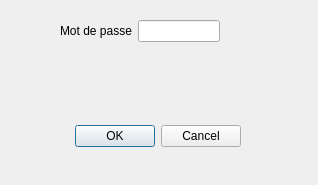
<?xml version="1.0" encoding="UTF-8"?>
<ui version="4.0">
 <class>Dialog</class>
 <widget class="QDialog" name="Dialog">
  <property name="geometry">
   <rect>
    <x>0</x>
    <y>0</y>
    <width>318</width>
    <height>185</height>
   </rect>
  </property>
  <property name="windowTitle">
   <string>Dialog</string>
  </property>
  <widget class="QDialogButtonBox" name="buttonBox">
   <property name="geometry">
    <rect>
     <x>-100</x>
     <y>120</y>
     <width>341</width>
     <height>32</height>
    </rect>
   </property>
   <property name="orientation">
    <enum>Qt::Horizontal</enum>
   </property>
   <property name="standardButtons">
    <set>QDialogButtonBox::Cancel|QDialogButtonBox::Ok</set>
   </property>
  </widget>
  <widget class="QWidget" name="formLayoutWidget">
   <property name="geometry">
    <rect>
     <x>60</x>
     <y>20</y>
     <width>160</width>
     <height>95</height>
    </rect>
   </property>
   <layout class="QFormLayout" name="formLayout">
    <property name="fieldGrowthPolicy">
     <enum>QFormLayout::AllNonFixedFieldsGrow</enum>
    </property>
    <item row="0" column="0">
     <widget class="QLabel" name="motDePasseLabel">
      <property name="text">
       <string>Mot de passe</string>
      </property>
     </widget>
    </item>
    <item row="0" column="1">
     <widget class="QLineEdit" name="motDePasseLineEdit"/>
    </item>
   </layout>
  </widget>
 </widget>
 <resources/>
 <connections>
  <connection>
   <sender>buttonBox</sender>
   <signal>accepted()</signal>
   <receiver>Dialog</receiver>
   <slot>accept()</slot>
   <hints>
    <hint type="sourcelabel">
     <x>248</x>
     <y>254</y>
    </hint>
    <hint type="destinationlabel">
     <x>157</x>
     <y>274</y>
    </hint>
   </hints>
  </connection>
  <connection>
   <sender>buttonBox</sender>
   <signal>rejected()</signal>
   <receiver>Dialog</receiver>
   <slot>reject()</slot>
   <hints>
    <hint type="sourcelabel">
     <x>316</x>
     <y>260</y>
    </hint>
    <hint type="destinationlabel">
     <x>286</x>
     <y>274</y>
    </hint>
   </hints>
  </connection>
 </connections>
</ui>
